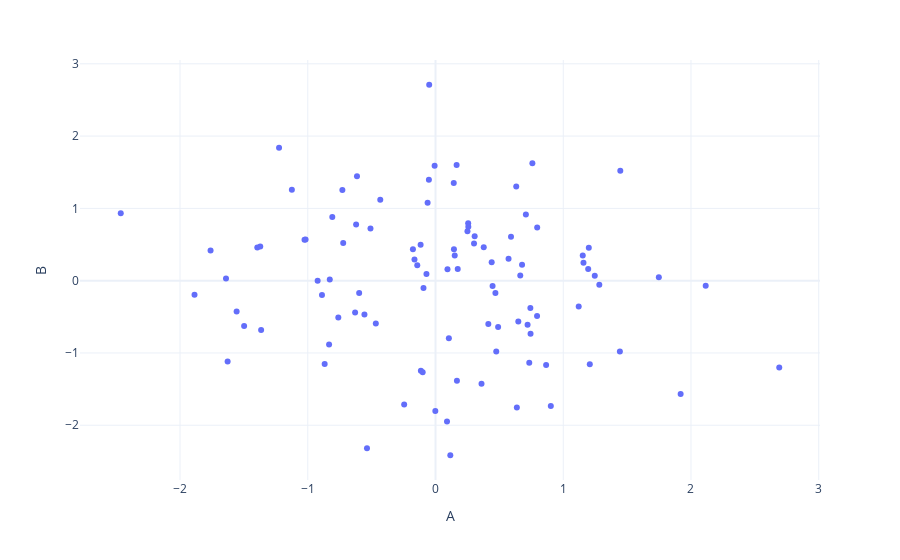

The notebook cell saved with this chart:
### Markdown cell above
### Scatter Plots

### Code cell
fig = px.scatter(df, x='A', y='B')
fig.show()
